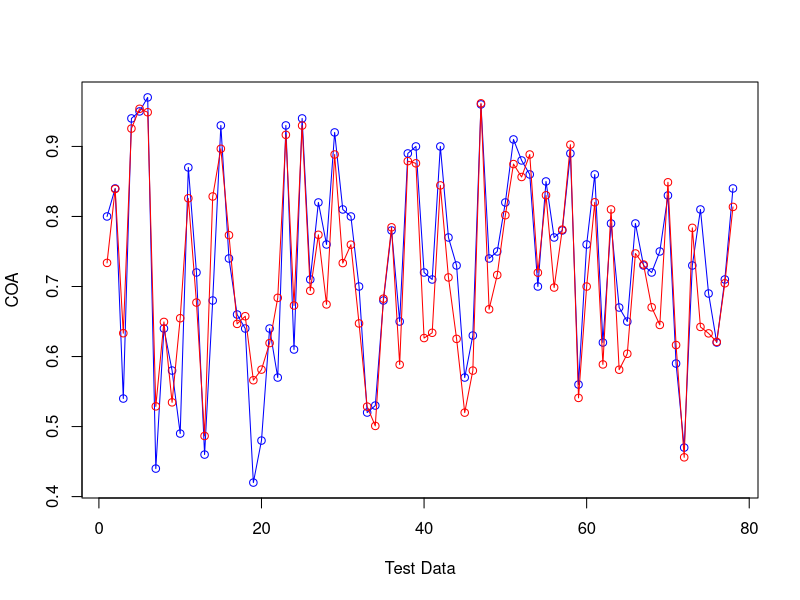

R code for this plot:
# Importing Dataset
dataset = read.csv("Admission_Predict.csv")

# Slicing data
data = dataset[,2:9]

# Importing Data Splitting library
library(caTools)

# Generating random numbers
set.seed(123)

# Data Splitting
split = sample.split(data$Chance.of.Admit, SplitRatio = 0.8)

# Training data
training_set = subset(data, split==TRUE)
View(training_set)

# Testing Data
testing_set = subset(data, split==FALSE)
View(testing_set)

# Applying Regression
regressor = lm(formula = Chance.of.Admit~., data = training_set)

# Prediction
y_pred = predict(regressor, newdata = testing_set)
View(y_pred)

# Visualization
plot(testing_set$Chance.of.Admit, type = 'o', col = 'blue', 
     xlab = 'Test Data', ylab = 'COA')

lines(y_pred, type = 'o', col = 'red')
